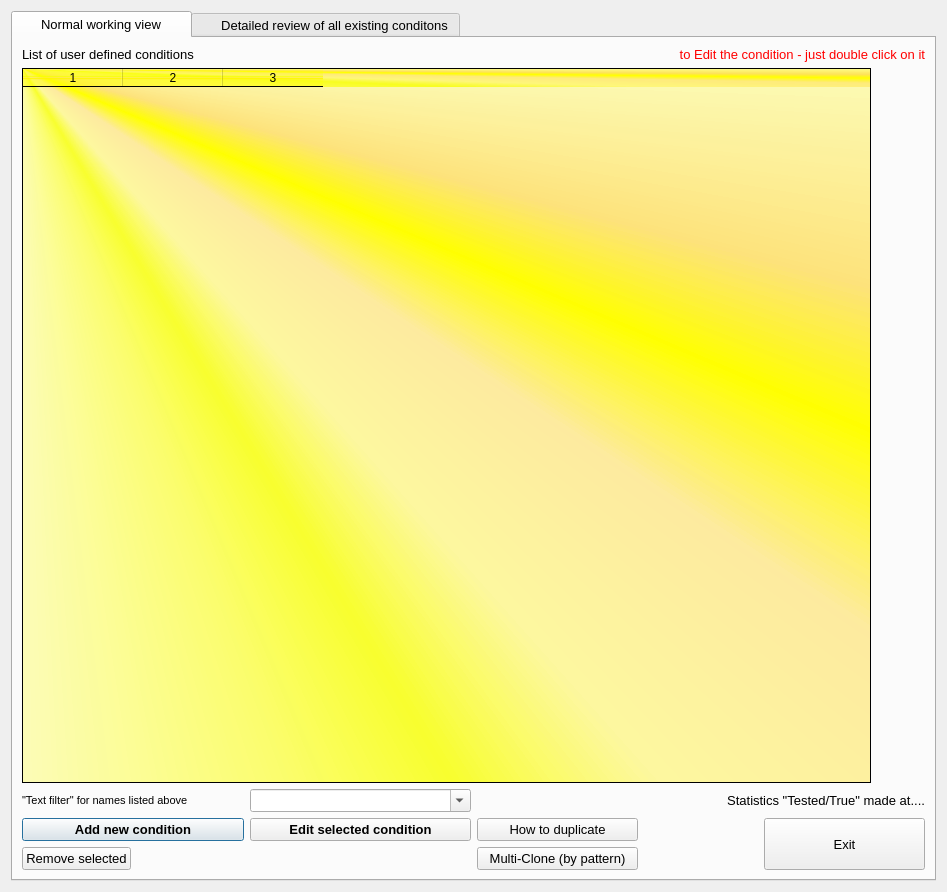
<?xml version="1.0" encoding="UTF-8"?>
<ui version="4.0">
 <class>T4manager_user_conditions</class>
 <widget class="QDialog" name="T4manager_user_conditions">
  <property name="geometry">
   <rect>
    <x>0</x>
    <y>0</y>
    <width>947</width>
    <height>892</height>
   </rect>
  </property>
  <property name="windowTitle">
   <string>Conditions Manager</string>
  </property>
  <layout class="QVBoxLayout" name="verticalLayout_3">
   <item>
    <widget class="QTabWidget" name="tabWidget4">
     <property name="font">
      <font>
       <pointsize>10</pointsize>
      </font>
     </property>
     <property name="currentIndex">
      <number>0</number>
     </property>
     <widget class="QWidget" name="tab">
      <attribute name="title">
       <string>     Normal working view     </string>
      </attribute>
      <layout class="QVBoxLayout" name="verticalLayout_7">
       <item>
        <layout class="QHBoxLayout" name="_2">
         <item>
          <widget class="QLabel" name="textLabel1">
           <property name="sizePolicy">
            <sizepolicy hsizetype="Fixed" vsizetype="Fixed">
             <horstretch>0</horstretch>
             <verstretch>0</verstretch>
            </sizepolicy>
           </property>
           <property name="minimumSize">
            <size>
             <width>0</width>
             <height>0</height>
            </size>
           </property>
           <property name="maximumSize">
            <size>
             <width>500</width>
             <height>25</height>
            </size>
           </property>
           <property name="text">
            <string>List of user defined conditions </string>
           </property>
           <property name="alignment">
            <set>Qt::AlignVCenter</set>
           </property>
           <property name="wordWrap">
            <bool>false</bool>
           </property>
          </widget>
         </item>
         <item>
          <widget class="QLabel" name="textLabel1_2">
           <property name="sizePolicy">
            <sizepolicy hsizetype="Preferred" vsizetype="Preferred">
             <horstretch>0</horstretch>
             <verstretch>0</verstretch>
            </sizepolicy>
           </property>
           <property name="minimumSize">
            <size>
             <width>0</width>
             <height>0</height>
            </size>
           </property>
           <property name="maximumSize">
            <size>
             <width>500</width>
             <height>25</height>
            </size>
           </property>
           <property name="text">
            <string>&lt;font color=&quot;#ff0000&quot;&gt;&lt;p align=&quot;right&quot;&gt;to Edit the condition - just double click on it&lt;/p&gt;&lt;/font&gt;</string>
           </property>
           <property name="alignment">
            <set>Qt::AlignVCenter</set>
           </property>
           <property name="wordWrap">
            <bool>false</bool>
           </property>
          </widget>
         </item>
        </layout>
       </item>
       <item>
        <layout class="QHBoxLayout" name="horizontalLayout" stretch="10,0">
         <item>
          <widget class="QTableWidget" name="table">
           <property name="font">
            <font>
             <kerning>true</kerning>
            </font>
           </property>
           <property name="styleSheet">
            <string notr="true">background-color: qconicalgradient(cx:0, cy:0, angle:135, stop:0 rgba(255, 255, 0, 69), stop:0.375 rgba(255, 255, 0, 69), stop:0.423533 rgba(251, 255, 0, 145), stop:0.45 rgba(247, 255, 0, 208), stop:0.477581 rgba(255, 244, 71, 130), stop:0.518717 rgba(255, 218, 71, 130), stop:0.55 rgba(255, 255, 0, 255), stop:0.57754 rgba(255, 203, 0, 130), stop:0.625 rgba(255, 255, 0, 69), stop:1 rgba(255, 255, 0, 69));

selection-background-color: rgb(176, 76, 4);</string>
           </property>
           <property name="columnCount">
            <number>3</number>
           </property>
           <column/>
           <column/>
           <column/>
          </widget>
         </item>
         <item>
          <layout class="QVBoxLayout" name="verticalLayout">
           <item>
            <widget class="QLabel" name="label">
             <property name="minimumSize">
              <size>
               <width>48</width>
               <height>48</height>
              </size>
             </property>
             <property name="text">
              <string/>
             </property>
             <property name="pixmap">
              <pixmap resource="greware_icons.qrc">:/images/images/cond_manager.png</pixmap>
             </property>
             <property name="scaledContents">
              <bool>true</bool>
             </property>
             <property name="alignment">
              <set>Qt::AlignLeading|Qt::AlignLeft|Qt::AlignTop</set>
             </property>
            </widget>
           </item>
           <item>
            <spacer name="verticalSpacer">
             <property name="orientation">
              <enum>Qt::Vertical</enum>
             </property>
             <property name="sizeHint" stdset="0">
              <size>
               <width>20</width>
               <height>40</height>
              </size>
             </property>
            </spacer>
           </item>
          </layout>
         </item>
        </layout>
       </item>
       <item>
        <layout class="QHBoxLayout" name="horizontalLayout_6">
         <item>
          <layout class="QVBoxLayout" name="verticalLayout_4">
           <item>
            <layout class="QHBoxLayout" name="horizontalLayout_3">
             <item>
              <widget class="QLabel" name="textLabel_filter_info">
               <property name="enabled">
                <bool>true</bool>
               </property>
               <property name="text">
                <string>&lt;html&gt;&lt;head/&gt;&lt;body&gt;&lt;p&gt;&lt;span style=&quot; font-size:small;&quot;&gt;&amp;quot;Text filter&amp;quot; for names listed above&lt;/span&gt;&lt;/p&gt;&lt;/body&gt;&lt;/html&gt;</string>
               </property>
               <property name="textFormat">
                <enum>Qt::AutoText</enum>
               </property>
               <property name="wordWrap">
                <bool>false</bool>
               </property>
              </widget>
             </item>
             <item>
              <widget class="QComboBox" name="ComboBox_filter">
               <property name="enabled">
                <bool>true</bool>
               </property>
               <property name="toolTip">
                <string>Type the string which you want to occur in the names of spectra listed on &quot;spectra available&quot; list</string>
               </property>
               <property name="editable">
                <bool>true</bool>
               </property>
              </widget>
             </item>
            </layout>
           </item>
           <item>
            <layout class="QHBoxLayout" name="horizontalLayout_2">
             <item>
              <widget class="QPushButton" name="push_create_new">
               <property name="font">
                <font>
                 <pointsize>10</pointsize>
                 <weight>75</weight>
                 <bold>true</bold>
                </font>
               </property>
               <property name="text">
                <string>Add new condition</string>
               </property>
               <property name="icon">
                <iconset>
                 <normaloff>gwiazdka.png</normaloff>gwiazdka.png</iconset>
               </property>
              </widget>
             </item>
             <item>
              <widget class="QPushButton" name="push_edit_selected_condition">
               <property name="minimumSize">
                <size>
                 <width>0</width>
                 <height>0</height>
                </size>
               </property>
               <property name="font">
                <font>
                 <pointsize>10</pointsize>
                 <weight>75</weight>
                 <bold>true</bold>
                </font>
               </property>
               <property name="text">
                <string>Edit selected condition</string>
               </property>
               <property name="icon">
                <iconset>
                 <normaloff>pencil.png</normaloff>pencil.png</iconset>
               </property>
              </widget>
             </item>
            </layout>
           </item>
           <item>
            <layout class="QHBoxLayout" name="horizontalLayout_4">
             <item>
              <widget class="QPushButton" name="push_remove_selected">
               <property name="enabled">
                <bool>true</bool>
               </property>
               <property name="text">
                <string>Remove selected</string>
               </property>
               <property name="icon">
                <iconset>
                 <normaloff>erase.png</normaloff>erase.png</iconset>
               </property>
              </widget>
             </item>
             <item>
              <spacer name="spacer4">
               <property name="orientation">
                <enum>Qt::Horizontal</enum>
               </property>
               <property name="sizeType">
                <enum>QSizePolicy::Expanding</enum>
               </property>
               <property name="sizeHint" stdset="0">
                <size>
                 <width>21</width>
                 <height>21</height>
                </size>
               </property>
              </spacer>
             </item>
            </layout>
           </item>
          </layout>
         </item>
         <item>
          <layout class="QVBoxLayout" name="verticalLayout_6">
           <item>
            <widget class="QLabel" name="label_statistics">
             <property name="text">
              <string>Statistics &quot;Tested/True&quot; made at....</string>
             </property>
             <property name="alignment">
              <set>Qt::AlignRight|Qt::AlignTrailing|Qt::AlignVCenter</set>
             </property>
             <property name="wordWrap">
              <bool>false</bool>
             </property>
            </widget>
           </item>
           <item>
            <layout class="QHBoxLayout" name="horizontalLayout_5" stretch="4,0,4">
             <item>
              <layout class="QVBoxLayout" name="verticalLayout_5">
               <item>
                <widget class="QPushButton" name="push_How_to_clone">
                 <property name="text">
                  <string>How to duplicate</string>
                 </property>
                 <property name="icon">
                  <iconset>
                   <normaloff>clone.png</normaloff>clone.png</iconset>
                 </property>
                </widget>
               </item>
               <item>
                <widget class="QPushButton" name="push_A_1_cloning">
                 <property name="text">
                  <string>Multi-Clone (by pattern)</string>
                 </property>
                 <property name="icon">
                  <iconset>
                   <normaloff>clone.png</normaloff>clone.png</iconset>
                 </property>
                </widget>
               </item>
              </layout>
             </item>
             <item>
              <spacer name="spacer2">
               <property name="orientation">
                <enum>Qt::Horizontal</enum>
               </property>
               <property name="sizeType">
                <enum>QSizePolicy::Expanding</enum>
               </property>
               <property name="sizeHint" stdset="0">
                <size>
                 <width>120</width>
                 <height>20</height>
                </size>
               </property>
              </spacer>
             </item>
             <item>
              <widget class="QPushButton" name="push_exit">
               <property name="sizePolicy">
                <sizepolicy hsizetype="Minimum" vsizetype="Preferred">
                 <horstretch>0</horstretch>
                 <verstretch>0</verstretch>
                </sizepolicy>
               </property>
               <property name="text">
                <string>Exit</string>
               </property>
              </widget>
             </item>
            </layout>
           </item>
          </layout>
         </item>
        </layout>
       </item>
      </layout>
     </widget>
     <widget class="QWidget" name="tab_2">
      <attribute name="title">
       <string>     Detailed review of all existing conditons</string>
      </attribute>
      <layout class="QVBoxLayout" name="verticalLayout_2">
       <item>
        <layout class="QHBoxLayout" name="_11">
         <item>
          <widget class="QLabel" name="textLabel1_2_3">
           <property name="sizePolicy">
            <sizepolicy hsizetype="Preferred" vsizetype="Preferred">
             <horstretch>0</horstretch>
             <verstretch>0</verstretch>
            </sizepolicy>
           </property>
           <property name="minimumSize">
            <size>
             <width>0</width>
             <height>0</height>
            </size>
           </property>
           <property name="maximumSize">
            <size>
             <width>32000</width>
             <height>25</height>
            </size>
           </property>
           <property name="text">
            <string>&lt;p align=&quot;right&quot;&gt;to edit with the wizard:   double click a row&lt;/p&gt;</string>
           </property>
           <property name="alignment">
            <set>Qt::AlignVCenter</set>
           </property>
           <property name="wordWrap">
            <bool>false</bool>
           </property>
          </widget>
         </item>
        </layout>
       </item>
       <item>
        <widget class="QTableWidget" name="review">
         <property name="columnCount">
          <number>19</number>
         </property>
         <column/>
         <column/>
         <column/>
         <column/>
         <column/>
         <column/>
         <column/>
         <column/>
         <column/>
         <column/>
         <column/>
         <column/>
         <column/>
         <column/>
         <column/>
         <column/>
         <column/>
         <column/>
         <column/>
        </widget>
       </item>
       <item>
        <layout class="QHBoxLayout" name="_10">
         <item>
          <widget class="QPushButton" name="push_Save_review_as_file">
           <property name="text">
            <string>Save Review as a file (with semicolons as column separators)</string>
           </property>
          </widget>
         </item>
         <item>
          <spacer name="spacer20">
           <property name="orientation">
            <enum>Qt::Horizontal</enum>
           </property>
           <property name="sizeType">
            <enum>QSizePolicy::Expanding</enum>
           </property>
           <property name="sizeHint" stdset="0">
            <size>
             <width>245</width>
             <height>21</height>
            </size>
           </property>
          </spacer>
         </item>
         <item>
          <widget class="QPushButton" name="push_exit_2">
           <property name="sizePolicy">
            <sizepolicy hsizetype="Minimum" vsizetype="Preferred">
             <horstretch>0</horstretch>
             <verstretch>0</verstretch>
            </sizepolicy>
           </property>
           <property name="text">
            <string>Exit Manager</string>
           </property>
          </widget>
         </item>
        </layout>
       </item>
      </layout>
     </widget>
    </widget>
   </item>
  </layout>
 </widget>
 <tabstops>
  <tabstop>push_edit_selected_condition</tabstop>
  <tabstop>push_create_new</tabstop>
  <tabstop>push_A_1_cloning</tabstop>
  <tabstop>push_exit</tabstop>
  <tabstop>ComboBox_filter</tabstop>
  <tabstop>push_exit_2</tabstop>
  <tabstop>push_Save_review_as_file</tabstop>
  <tabstop>review</tabstop>
  <tabstop>tabWidget4</tabstop>
  <tabstop>push_How_to_clone</tabstop>
  <tabstop>push_remove_selected</tabstop>
  <tabstop>table</tabstop>
 </tabstops>
 <resources>
  <include location="greware_icons.qrc"/>
 </resources>
 <connections>
  <connection>
   <sender>push_exit</sender>
   <signal>clicked()</signal>
   <receiver>T4manager_user_conditions</receiver>
   <slot>accept()</slot>
   <hints>
    <hint type="sourcelabel">
     <x>618</x>
     <y>575</y>
    </hint>
    <hint type="destinationlabel">
     <x>548</x>
     <y>618</y>
    </hint>
   </hints>
  </connection>
  <connection>
   <sender>push_exit_2</sender>
   <signal>clicked()</signal>
   <receiver>T4manager_user_conditions</receiver>
   <slot>accept()</slot>
   <hints>
    <hint type="sourcelabel">
     <x>603</x>
     <y>585</y>
    </hint>
    <hint type="destinationlabel">
     <x>694</x>
     <y>590</y>
    </hint>
   </hints>
  </connection>
 </connections>
</ui>
